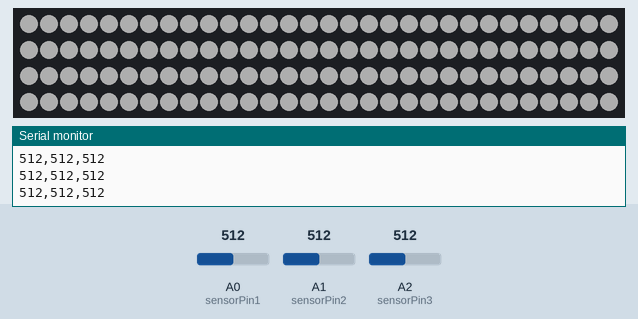
Simulated run of this sketch. Board: Arduino Uno, built with avr-gcc and run on an emulated ATmega328P. Parts: 120 RGB LEDs in strip order, left to right, continuing on the next row, the last lines printed to the serial monitor. The inputs (shaded band) are chosen by the test bench; at power-on: A0 (sensorPin1) = 512, A1 (sensorPin2) = 512, A2 (sensorPin3) = 512. Dim RGB values are drawn brighter than linear.

Above: at 1.2 s.
1.3 s: A0 (sensorPin1) set to 60
2.8 s: A1 (sensorPin2) set to 60
5.0 s: A2 (sensorPin3) set to 106
6.5 s: A2 (sensorPin3) set to 92
At 8.2 s:
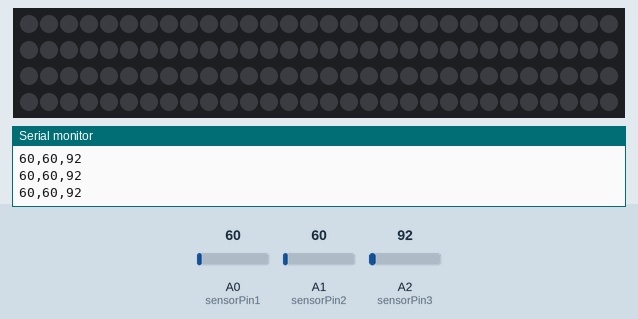
8.5 s: A2 (sensorPin3) set to 1023
At 10.2 s:
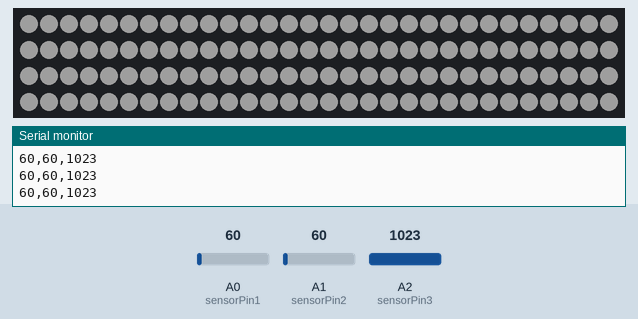
10.5 s: A0 (sensorPin1) set to 983
12.3 s: A0 (sensorPin1) set to 1009
Timing chart, 0 to 15.3 s (numbered marks = the images above; inputs shaded):
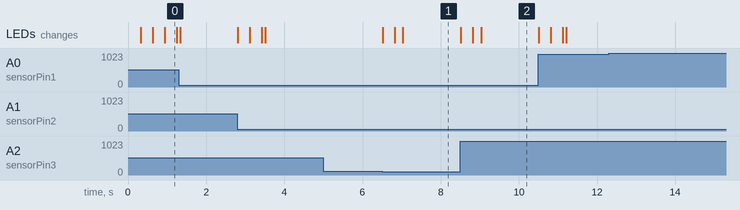

The sketch:

pressure.ino
```cpp
#include <Adafruit_NeoPixel.h>

// ===== 压力传感器 =====
const int sensorPin1 = A0;
const int sensorPin2 = A1;
const int sensorPin3 = A2;

// ===== WS2812B =====
#define LED_PIN 6
#define NUM_LEDS 120

Adafruit_NeoPixel strip(NUM_LEDS, LED_PIN, NEO_GRB + NEO_KHZ800);

// 当前亮度
int currentBrightness = 0;

// 目标亮度
int targetBrightness = 0;

void setup() {
  Serial.begin(9600);

  strip.begin();
  strip.show();
  strip.setBrightness(0);
}

void loop() {

  // ===== 读取三个压力传感器 =====
  int val1 = analogRead(sensorPin1);
  int val2 = analogRead(sensorPin2);
  int val3 = analogRead(sensorPin3);

  // 输出传感器数据
  Serial.print(val1);
  Serial.print(",");
  Serial.print(val2);
  Serial.print(",");
  Serial.println(val3);

  // ===== 判断有几个传感器受到压力 =====
  int activeSensors = 0;

  if (val1 > 100) {
    activeSensors++;
  }

  if (val2 > 100) {
    activeSensors++;
  }

  if (val3 > 100) {
    activeSensors++;
  }

  // ===== 根据触发数量设置目标亮度 =====
  if (activeSensors == 0) {
    targetBrightness = 0;
  }
  else if (activeSensors == 1) {
    targetBrightness = 30;
  }
  else if (activeSensors == 2) {
    targetBrightness = 70;
  }
  else if (activeSensors == 3) {
    targetBrightness = 120;
  }

  // ===== 平滑改变亮度 =====
  if (currentBrightness < targetBrightness) {
    currentBrightness++;
  }
  else if (currentBrightness > targetBrightness) {
    currentBrightness--;
  }

  strip.setBrightness(currentBrightness);

  // 白光
  for (int i = 0; i < NUM_LEDS; i++) {
    strip.setPixelColor(i, strip.Color(255, 255, 255));
  }

  strip.show();

  delay(10);
}
```

Measured:
- the behaviour switches between 101 and 100 on A2 (sensorPin3) (found by bisection; images 0 and 1)
- after the input at 8.5 s, the LEDs: first change at once (image 2 shows a later state)
